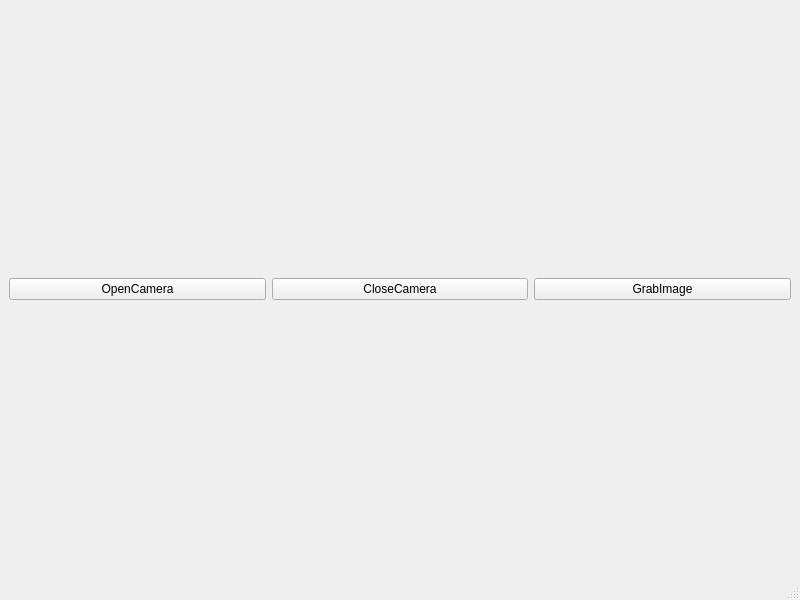
<?xml version="1.0" encoding="UTF-8"?>
<ui version="4.0">
 <class>MainWindow</class>
 <widget class="QMainWindow" name="MainWindow">
  <property name="geometry">
   <rect>
    <x>0</x>
    <y>0</y>
    <width>800</width>
    <height>600</height>
   </rect>
  </property>
  <property name="windowTitle">
   <string>MainWindow</string>
  </property>
  <widget class="QWidget" name="centralwidget">
   <layout class="QVBoxLayout" name="verticalLayout" stretch="0,1">
    <item>
     <layout class="QHBoxLayout" name="horizontalLayout">
      <item>
       <widget class="QPushButton" name="btnOpenCamera">
        <property name="text">
         <string>OpenCamera</string>
        </property>
       </widget>
      </item>
      <item>
       <widget class="QPushButton" name="btnCloseCamera">
        <property name="text">
         <string>CloseCamera</string>
        </property>
       </widget>
      </item>
      <item>
       <widget class="QPushButton" name="btnGrabImage">
        <property name="text">
         <string>GrabImage</string>
        </property>
       </widget>
      </item>
     </layout>
    </item>
    <item>
     <layout class="QGridLayout" name="gridLayout_cam"/>
    </item>
   </layout>
  </widget>
  <widget class="QMenuBar" name="menubar">
   <property name="geometry">
    <rect>
     <x>0</x>
     <y>0</y>
     <width>800</width>
     <height>22</height>
    </rect>
   </property>
  </widget>
  <widget class="QStatusBar" name="statusbar"/>
 </widget>
 <resources/>
 <connections/>
</ui>
